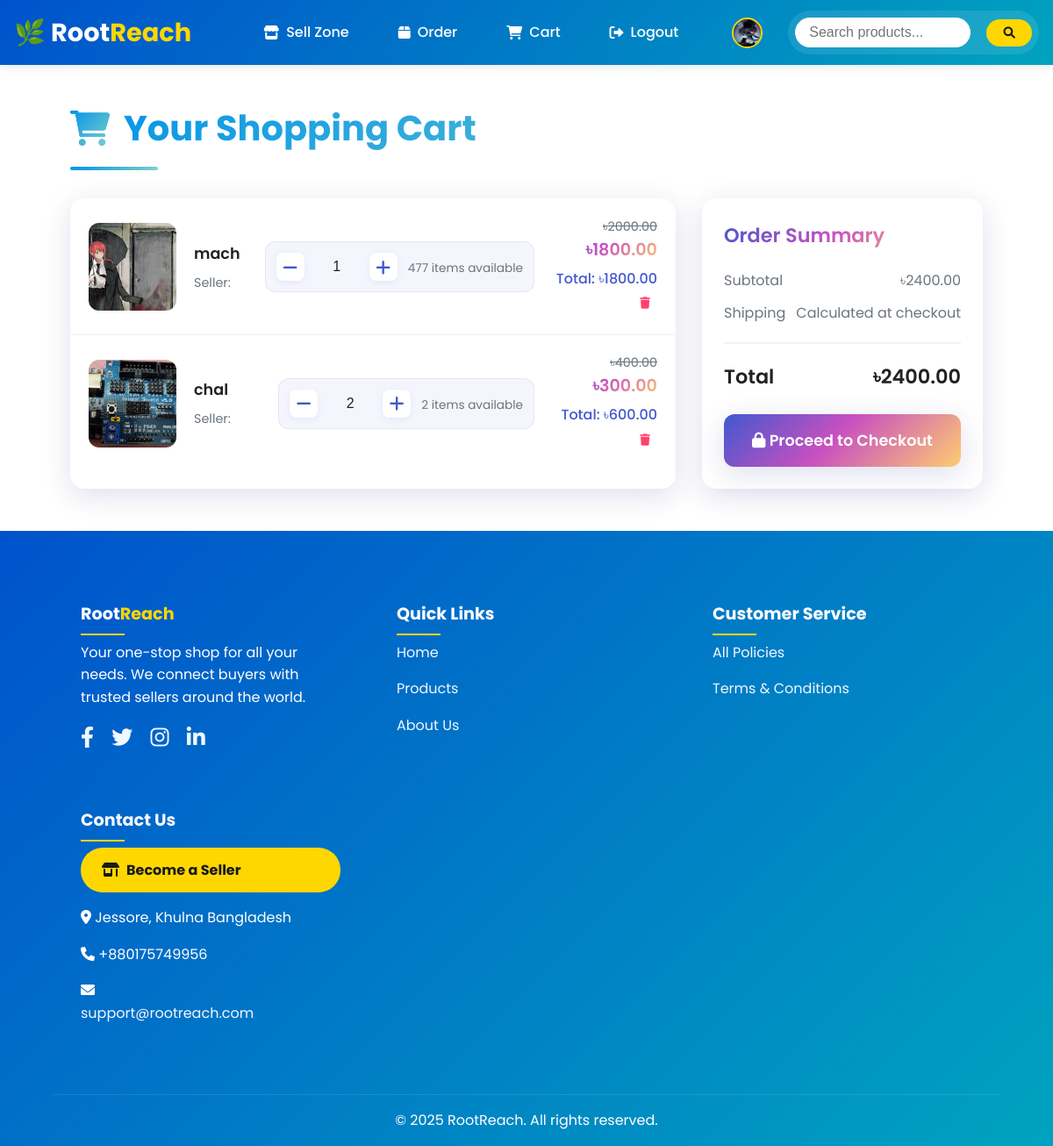
Screenshot of /cart/ (signed in) with the database file from the repository.
### core/models.py (models this page shows, shortened)
class CustomUser(AbstractUser):
    user_type = models.CharField(max_length=10, choices=USER_TYPES, default='buyer')
    phone = models.CharField(max_length=20)
    profile_image = models.ImageField(upload_to='profiles/', default='profiles/default.jpg')
    location = models.CharField(max_length=100)
    address = models.TextField()
    gender = models.CharField(max_length=10, choices=GENDER_CHOICES)
    is_seller_approved = models.BooleanField(default=False)
    def is_seller(self):
        return self.user_type == 'seller' and self.is_seller_approved

class CartItem(models.Model):
    user = models.ForeignKey(CustomUser, on_delete=models.CASCADE, related_name='cart_items')
    product = models.ForeignKey(Product, on_delete=models.CASCADE)
    quantity = models.PositiveIntegerField(default=1)
    def total_price(self):
        price = self.product.discounted_price or self.product.price
        return self.quantity * price

class Product(models.Model):
    seller = models.ForeignKey(CustomUser, on_delete=models.CASCADE, limit_choices_to={'user_type': 'seller'})
    name = models.CharField(max_length=255)
    price = models.DecimalField(max_digits=10, decimal_places=2)
    discounted_price = models.DecimalField(max_digits=10, decimal_places=2, null=True, blank=True)
    description = models.TextField()
    region = models.CharField(max_length=100)
    stock = models.PositiveIntegerField()
    category = models.ForeignKey(Category, on_delete=models.SET_NULL, null=True)
    image = models.ImageField(upload_to='products/')
    rating = models.DecimalField(max_digits=3, decimal_places=2, default=0.0)  # average rating
    created_at = models.DateTimeField(auto_now_add=True)

### core/views.py (the view)
# urls.py: path('cart/', views.cart_view, name='cart'),
@login_required
def cart_view(request):
    cart_items = CartItem.objects.filter(user=request.user)
    total = sum(item.total_price() for item in cart_items)
    return render(request, 'cart.html', {'cart_items': cart_items, 'total': total})

### core/context_processors.py (called while the page is built)
def cart_item_count(request):
    if request.user.is_authenticated and request.user.user_type == 'buyer':
        count = CartItem.objects.filter(user=request.user).count()
    else:
        count = 0
    return {'cart_item_count': count}

### core/templates/cart.html (shortened to what this page needs)
{% extends "base.html" %}
{% load static %}
{% block content %}
<div class="cart-container">
    <h2 class="section-title">
        <i class="fas fa-shopping-cart"></i>
    </h2>
    {% if cart_items %}
    <div class="cart-grid">
        <div class="cart-items">
            {% for item in cart_items %}
            <div class="cart-item" data-item-id="{{ item.id }}" data-unit-price="{% if item.product.discounted_price %}{{ item.product.discounted_price }}{% else %}{{ item.product.price }}{% endif %}">
                <img src="{{ item.product.image.url }}" alt="{{ item.product.name }}" class="product-image">
                <div class="product-info">
                    <a href="{% url 'product_detail' item.product.id %}" class="product-name">
                        {{ item.product.name }}
                    </a>
                    <div class="product-meta">
                        Seller: {{ item.product.seller.user.get_full_name }}
                    </div>
                </div>
                <form method="POST" action="{% url 'update_cart' item.id %}" class="quantity-controls">
                    <button type="button" class="quantity-btn minus-btn" onclick="updateQuantity(this, -1)">
                        <i class="fas fa-minus"></i>
                    </button>
                    <input type="number" name="quantity" value="{{ item.quantity }}" min="1"
                           max="{{ item.product.stock }}" class="quantity-input"
                           onchange="handleQuantityChange(this)">
                    <button type="button" class="quantity-btn plus-btn" onclick="updateQuantity(this, 1)">
                        <i class="fas fa-plus"></i>
                    </button>
                    <div class="stock-info">
                        {{ item.product.stock }} items available
                    </div>
                </form>
                <div class="price-info">
                    {% if item.product.discounted_price %}
                        <div class="original-price">৳{{ item.product.price }}</div>
                        <div class="item-price">৳{{ item.product.discounted_price }}</div>
                    {% else %}
                        <div class="item-price">৳{{ item.product.price }}</div>
                    {% endif %}
                    <div class="total-price">Total: ৳<span class="item-total">{{ item.total_price }}</span></div>
                    <button onclick="removeItem('{% url 'remove_cart_item' item.id %}')" class="remove-btn">
                        <i class="fas fa-trash"></i>
                    </button>
                </div>
            </div>
            {% endfor %}
        </div>
        <div class="cart-summary">
            <h3 class="summary-title">Order Summary</h3>
            <div class="summary-row">
                <span>Subtotal</span>
                <span>৳<span id="cart-subtotal">{{ total }}</span></span>
            </div>
            <div class="summary-row">
                <span>Shipping</span>
                <span>Calculated at checkout</span>
            </div>
            <div class="summary-total">
                <span>Total</span>
                <span>৳<span id="cart-total">{{ total }}</span></span>
            </div>
            <a href="{% url 'place_order' %}" class="checkout-btn">
                <i class="fas fa-lock"></i> Proceed to Checkout
            </a>
        </div>
    </div>
    {% endif %}
</div>
{% endblock %}

### core/templates/base.html (shortened to what this page needs)
{% load static %}
<!DOCTYPE html>
<html lang="en">
<head>
    <link rel="stylesheet" href="https://cdnjs.cloudflare.com/ajax/libs/font-awesome/6.0.0/css/all.min.css">
    <link rel="stylesheet" href="{% static 'css/styles.css' %}">
</head>
<body>
<header class="header">
    <nav class="navbar">
        <div class="nav-left">
            <h1><a href="{% url 'home' %}" class="logo">🌿 Root<span>Reach</span></a></h1>
        </div>
        <div class="nav-center">
            {% if user.is_authenticated %}
                {% if user.is_seller %}
                    <a href="{% url 'sell_zone' %}" class="nav-link">
                        <i class="fas fa-store"></i>
                        <span>Sell Zone</span>
                    </a>
                {% endif %}
                <a href="{% url 'order_tracking' %}" class="nav-link">
                    <i class="fas fa-box"></i>
                    <span>Order </span>
                </a>
                <a href="{% url 'cart' %}" class="nav-link">
                    <i class="fas fa-shopping-cart"></i>
                    <span>Cart</span>
                </a>
                <a href="{% url 'logout' %}" class="nav-link">
                    <i class="fas fa-sign-out-alt"></i>
                    <span>Logout</span>
                </a>
                <div class="profile-nav-item">
                    <a href="{% url 'profile' %}" class="profile-nav-link">
                        {% if user.profile_image %}
                            <img src="{{ user.profile_image.url }}" alt="Profile Picture" class="profile-nav-picture">
                        {% else %}
                            <div class="profile-nav-text">
                                <i class="fas fa-user"></i>
                                <span>Profile</span>
                            </div>
                        {% endif %}
                    </a>
                </div>
            {% endif %}
        </div>
        <div class="nav-right">
            <div class="search-container">
                <form method="get" action="{% url 'search_products' %}" class="search-form">
                    <input type="text" name="q" placeholder="Search products..." class="form-control">
                    <button type="submit" class="btn btn-primary"><i class="fas fa-search"></i></button>
                </form>
            </div>
        </div>
    </nav>
</header>
<main>
    <div class="container">
        {% block content %}{% endblock %}
    </div>
</main>
<footer class="footer">
    <div class="container">
        <div class="footer-content">
            <div class="footer-section">
                <h3 class="footer-title">
                    <span style="color: white;">Root</span><span style="color: #ffd700;">Reach</span>
                  </h3>
                <p>Your one-stop shop for all your needs. We connect buyers with trusted sellers around the world.</p>
                <div style="margin-top: 20px;">
                    <a href="#"><i class="fab fa-facebook-f"></i></a>
                    <a href="#"><i class="fab fa-twitter"></i></a>
                    <a href="#"><i class="fab fa-instagram"></i></a>
                    <a href="#"><i class="fab fa-linkedin-in"></i></a>
                </div>
            </div>
            <div class="footer-section">
                <h3 class="footer-title" style="color: white;">Quick Links</h3>
                <ul class="footer-links">
                    <li><a href="{% url 'home' %}">Home</a></li>
                    <li><a href="#">Products</a></li>
                    <li><a href="{% url 'about' %}">About Us</a></li>
                </ul>
            </div>
            <div class="footer-section">
                <h3 class="footer-title" style="color: white;">Customer Service</h3>
                <ul class="footer-links">
                    <li><a href="{% url 'all_policies' %}">All Policies</a></li>
                    <li><a href="{% url 'terms_conditions' %}">Terms & Conditions</a></li>
                </ul>
            </div>
            <div class="footer-section">
                <h3 class="footer-title" style="color: #fffffff4;">Contact Us</h3>
                <ul class="footer-links">
                    <li>
                        <a href="{% url 'apply_seller_status' %}" class="become-seller-btn" data-is-authenticated="{{ user.is_authenticated|yesno:'true,false' }}">
                            <i class="fa-solid fa-shop"></i> Become a Seller
                        </a>
                    </li>
                    <li><i class="fas fa-map-marker-alt"></i> Jessore, Khulna Bangladesh</li>
                    <li><i class="fas fa-phone"></i> +880175749956 </li>
                    <li><i class="fas fa-envelope"></i> <a href="mailto:support@rootreach.com">support@rootreach.com</a></li>
                </ul>
            </div>
        </div>
        <div class="footer-bottom">
            <p>© 2025 RootReach. All rights reserved.</p>
        </div>
    </div>
</footer>
</body>
</html>

### core/static/css/styles.css (style rules this page uses)
:root { --primary: #1e88e5; --secondary: #ffeb3b; --accent: #4fc3f7; --background: #ffffff; --text-dark: #212121; --text-light: #ffffff; --gray-light: #f5f5f5; --gray-medium: #e0e0e0; --gray-dark: #757575; --box-shadow: 0 4px 6px rgba(0, 0, 0, 0.1); --border-radius: 8px; }
* { margin: 0; padding: 0; box-sizing: border-box; }
body { font-family: 'Poppins', sans-serif; background-color: var(--background); color: var(--text-dark); line-height: 1.6; }
.container { width: 90%; max-width: 1200px; margin: 0 auto; }
.header { background-color: var(--background); box-shadow: var(--box-shadow); padding: 20px 0; position: sticky; top: 0; z-index: 1000; }
.navbar { display: flex; justify-content: space-between; align-items: center; }
.logo { font-size: 28px; font-weight: 600; color: var(--primary); text-decoration: none; }
.logo span { color: var(--secondary); }
.btn { display: inline-block; padding: 10px 20px; border-radius: var(--border-radius); text-decoration: none; font-weight: 500; transition: all 0.3s ease; }
.btn-primary { background-color: var(--primary); color: var(--text-light); border: none; }
.form-control { width: 100%; padding: 10px; border: 1px solid var(--gray-medium); border-radius: var(--border-radius); font-size: 16px; }
.search-form { display: flex; align-items: center; }
.search-form input { margin-right: 10px; }
.footer { background-color: var(--gray-light); padding: 40px 0; margin-top: 40px; }
.footer-content { display: grid; grid-template-columns: repeat(auto-fit, minmax(200px, 1fr)); gap: 30px; }
.footer-section h3 { color: var(--primary); margin-bottom: 15px; }
.footer-links { list-style: none; }
.footer-links li { margin-bottom: 10px; }
.footer-links a { color: var(--text-dark); text-decoration: none; transition: color 0.3s ease; }
.footer-bottom { text-align: center; margin-top: 20px; padding-top: 20px; border-top: 1px solid var(--gray-medium); }

### rows the page displays
CustomUser: profile_image (picture)
CartItem: product.image (picture), product.name "mach", quantity "1", product.stock "477", product.price "2000.00", total_price "1800.00"
CartItem: product.image (picture), product.name "chal", quantity "2", product.stock "2", product.price "400.00", total_price "600.00"

### other values shown
{{ total }} "2400.00"
